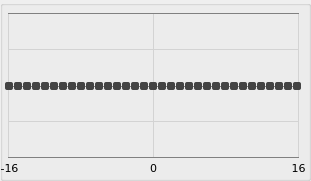
     <widget class="QGroupBox" name="tracking_groupBox">
      <property name="geometry">
       <rect>
        <x>3</x>
        <y>50</y>
        <width>311</width>
        <height>181</height>
       </rect>
      </property>
      <property name="styleSheet">
       <string notr="true">QSlider::groove:vertical {
    background: transparent;
    position: absolute; 
    left: 0px;
	right: 0px;
	width:8px;
}
QSlider::handle:vertical {
    height: 8px;
    background: #444;
    margin: 0 0px;
	border-radius: 2px;
}

QSlider::add-page:vertical {
    background: transparent;
	border-radius:0px;
}

QSlider::sub-page:vertical {
    background: transparent;
	border-radius:2px;
}
QSlider {
    background: transparent;

}</string>
      </property>
      <property name="title">
       <string/>
      </property>
      <widget class="QSlider" name="tracking_point_m15">
       <property name="geometry">
        <rect>
         <x>13</x>
         <y>10</y>
         <width>10</width>
         <height>151</height>
        </rect>
       </property>
       <property name="focusPolicy">
        <enum>Qt::WheelFocus</enum>
       </property>
       <property name="styleSheet">
        <string notr="true"/>
       </property>
       <property name="minimum">
        <number>-100</number>
       </property>
       <property name="maximum">
        <number>100</number>
       </property>
       <property name="orientation">
        <enum>Qt::Vertical</enum>
       </property>
      </widget>
      <widget class="QSlider" name="tracking_point_m14">
       <property name="geometry">
        <rect>
         <x>22</x>
         <y>10</y>
         <width>10</width>
         <height>151</height>
        </rect>
       </property>
       <property name="focusPolicy">
        <enum>Qt::WheelFocus</enum>
       </property>
       <property name="styleSheet">
        <string notr="true"/>
       </property>
       <property name="minimum">
        <number>-100</number>
       </property>
       <property name="maximum">
        <number>100</number>
       </property>
       <property name="orientation">
        <enum>Qt::Vertical</enum>
       </property>
      </widget>
      <widget class="QSlider" name="tracking_point_m13">
       <property name="geometry">
        <rect>
         <x>31</x>
         <y>10</y>
         <width>10</width>
         <height>151</height>
        </rect>
       </property>
       <property name="focusPolicy">
        <enum>Qt::WheelFocus</enum>
       </property>
       <property name="styleSheet">
        <string notr="true"/>
       </property>
       <property name="minimum">
        <number>-100</number>
       </property>
       <property name="maximum">
        <number>100</number>
       </property>
       <property name="orientation">
        <enum>Qt::Vertical</enum>
       </property>
      </widget>
      <widget class="QSlider" name="tracking_point_m12">
       <property name="geometry">
        <rect>
         <x>40</x>
         <y>10</y>
         <width>10</width>
         <height>151</height>
        </rect>
       </property>
       <property name="focusPolicy">
        <enum>Qt::WheelFocus</enum>
       </property>
       <property name="styleSheet">
        <string notr="true"/>
       </property>
       <property name="minimum">
        <number>-100</number>
       </property>
       <property name="maximum">
        <number>100</number>
       </property>
       <property name="orientation">
        <enum>Qt::Vertical</enum>
       </property>
      </widget>
      <widget class="QSlider" name="tracking_point_m11">
       <property name="geometry">
        <rect>
         <x>49</x>
         <y>10</y>
         <width>10</width>
         <height>151</height>
        </rect>
       </property>
       <property name="focusPolicy">
        <enum>Qt::WheelFocus</enum>
       </property>
       <property name="styleSheet">
        <string notr="true"/>
       </property>
       <property name="minimum">
        <number>-100</number>
       </property>
       <property name="maximum">
        <number>100</number>
       </property>
       <property name="orientation">
        <enum>Qt::Vertical</enum>
       </property>
      </widget>
      <widget class="QSlider" name="tracking_point_m10">
       <property name="geometry">
        <rect>
         <x>58</x>
         <y>10</y>
         <width>10</width>
         <height>151</height>
        </rect>
       </property>
       <property name="focusPolicy">
        <enum>Qt::WheelFocus</enum>
       </property>
       <property name="styleSheet">
        <string notr="true"/>
       </property>
       <property name="minimum">
        <number>-100</number>
       </property>
       <property name="maximum">
        <number>100</number>
       </property>
       <property name="orientation">
        <enum>Qt::Vertical</enum>
       </property>
      </widget>
      <widget class="QSlider" name="tracking_point_m9">
       <property name="geometry">
        <rect>
         <x>67</x>
         <y>10</y>
         <width>10</width>
         <height>151</height>
        </rect>
       </property>
       <property name="focusPolicy">
        <enum>Qt::WheelFocus</enum>
       </property>
       <property name="styleSheet">
        <string notr="true"/>
       </property>
       <property name="minimum">
        <number>-100</number>
       </property>
       <property name="maximum">
        <number>100</number>
       </property>
       <property name="value">
        <number>0</number>
       </property>
       <property name="orientation">
        <enum>Qt::Vertical</enum>
       </property>
      </widget>
      <widget class="QSlider" name="tracking_point_m8">
       <property name="geometry">
        <rect>
         <x>76</x>
         <y>10</y>
         <width>10</width>
         <height>151</height>
        </rect>
       </property>
       <property name="focusPolicy">
        <enum>Qt::WheelFocus</enum>
       </property>
       <property name="styleSheet">
        <string notr="true"/>
       </property>
       <property name="minimum">
        <number>-100</number>
       </property>
       <property name="maximum">
        <number>100</number>
       </property>
       <property name="orientation">
        <enum>Qt::Vertical</enum>
       </property>
      </widget>
      <widget class="QSlider" name="tracking_point_m7">
       <property name="geometry">
        <rect>
         <x>85</x>
         <y>10</y>
         <width>10</width>
         <height>151</height>
        </rect>
       </property>
       <property name="focusPolicy">
        <enum>Qt::WheelFocus</enum>
       </property>
       <property name="styleSheet">
        <string notr="true"/>
       </property>
       <property name="minimum">
        <number>-100</number>
       </property>
       <property name="maximum">
        <number>100</number>
       </property>
       <property name="orientation">
        <enum>Qt::Vertical</enum>
       </property>
      </widget>
      <widget class="QSlider" name="tracking_point_m6">
       <property name="geometry">
        <rect>
         <x>94</x>
         <y>10</y>
         <width>10</width>
         <height>151</height>
        </rect>
       </property>
       <property name="focusPolicy">
        <enum>Qt::WheelFocus</enum>
       </property>
       <property name="styleSheet">
        <string notr="true"/>
       </property>
       <property name="minimum">
        <number>-100</number>
       </property>
       <property name="maximum">
        <number>100</number>
       </property>
       <property name="orientation">
        <enum>Qt::Vertical</enum>
       </property>
      </widget>
      <widget class="QSlider" name="tracking_point_m5">
       <property name="geometry">
        <rect>
         <x>103</x>
         <y>10</y>
         <width>10</width>
         <height>151</height>
        </rect>
       </property>
       <property name="focusPolicy">
        <enum>Qt::WheelFocus</enum>
       </property>
       <property name="styleSheet">
        <string notr="true"/>
       </property>
       <property name="minimum">
        <number>-100</number>
       </property>
       <property name="maximum">
        <number>100</number>
       </property>
       <property name="value">
        <number>0</number>
       </property>
       <property name="orientation">
        <enum>Qt::Vertical</enum>
       </property>
      </widget>
      <widget class="QSlider" name="tracking_point_m4">
       <property name="geometry">
        <rect>
         <x>112</x>
         <y>10</y>
         <width>10</width>
         <height>151</height>
        </rect>
       </property>
       <property name="focusPolicy">
        <enum>Qt::WheelFocus</enum>
       </property>
       <property name="styleSheet">
        <string notr="true"/>
       </property>
       <property name="minimum">
        <number>-100</number>
       </property>
       <property name="maximum">
        <number>100</number>
       </property>
       <property name="orientation">
        <enum>Qt::Vertical</enum>
       </property>
      </widget>
      <widget class="QSlider" name="tracking_point_m16">
       <property name="geometry">
        <rect>
         <x>4</x>
         <y>10</y>
         <width>10</width>
         <height>151</height>
        </rect>
       </property>
       <property name="focusPolicy">
        <enum>Qt::WheelFocus</enum>
       </property>
       <property name="styleSheet">
        <string notr="true"/>
       </property>
       <property name="minimum">
        <number>-100</number>
       </property>
       <property name="maximum">
        <number>100</number>
       </property>
       <property name="orientation">
        <enum>Qt::Vertical</enum>
       </property>
      </widget>
      <widget class="QSlider" name="tracking_point_m3">
       <property name="geometry">
        <rect>
         <x>121</x>
         <y>10</y>
         <width>10</width>
         <height>151</height>
        </rect>
       </property>
       <property name="focusPolicy">
        <enum>Qt::WheelFocus</enum>
       </property>
       <property name="styleSheet">
        <string notr="true"/>
       </property>
       <property name="minimum">
        <number>-100</number>
       </property>
       <property name="maximum">
        <number>100</number>
       </property>
       <property name="value">
        <number>0</number>
       </property>
       <property name="orientation">
        <enum>Qt::Vertical</enum>
       </property>
      </widget>
      <widget class="QSlider" name="tracking_point_m2">
       <property name="geometry">
        <rect>
         <x>130</x>
         <y>10</y>
         <width>10</width>
         <height>151</height>
        </rect>
       </property>
       <property name="focusPolicy">
        <enum>Qt::WheelFocus</enum>
       </property>
       <property name="styleSheet">
        <string notr="true"/>
       </property>
       <property name="minimum">
        <number>-100</number>
       </property>
       <property name="maximum">
        <number>100</number>
       </property>
       <property name="orientation">
        <enum>Qt::Vertical</enum>
       </property>
      </widget>
      <widget class="QSlider" name="tracking_point_m1">
       <property name="geometry">
        <rect>
         <x>139</x>
         <y>10</y>
         <width>10</width>
         <height>151</height>
        </rect>
       </property>
       <property name="focusPolicy">
        <enum>Qt::WheelFocus</enum>
       </property>
       <property name="styleSheet">
        <string notr="true"/>
       </property>
       <property name="minimum">
        <number>-100</number>
       </property>
       <property name="maximum">
        <number>100</number>
       </property>
       <property name="orientation">
        <enum>Qt::Vertical</enum>
       </property>
      </widget>
      <widget class="QSlider" name="tracking_point_4">
       <property name="geometry">
        <rect>
         <x>184</x>
         <y>10</y>
         <width>10</width>
         <height>151</height>
        </rect>
       </property>
       <property name="focusPolicy">
        <enum>Qt::WheelFocus</enum>
       </property>
       <property name="styleSheet">
        <string notr="true"/>
       </property>
       <property name="minimum">
        <number>-100</number>
       </property>
       <property name="maximum">
        <number>100</number>
       </property>
       <property name="orientation">
        <enum>Qt::Vertical</enum>
       </property>
      </widget>
      <widget class="QSlider" name="tracking_point_8">
       <property name="geometry">
        <rect>
         <x>220</x>
         <y>10</y>
         <width>10</width>
         <height>151</height>
        </rect>
       </property>
       <property name="focusPolicy">
        <enum>Qt::WheelFocus</enum>
       </property>
       <property name="styleSheet">
        <string notr="true"/>
       </property>
       <property name="minimum">
        <number>-100</number>
       </property>
       <property name="maximum">
        <number>100</number>
       </property>
       <property name="orientation">
        <enum>Qt::Vertical</enum>
       </property>
      </widget>
      <widget class="QSlider" name="tracking_point_12">
       <property name="geometry">
        <rect>
         <x>256</x>
         <y>10</y>
         <width>10</width>
         <height>151</height>
        </rect>
       </property>
       <property name="focusPolicy">
        <enum>Qt::WheelFocus</enum>
       </property>
       <property name="styleSheet">
        <string notr="true"/>
       </property>
       <property name="minimum">
        <number>-100</number>
       </property>
       <property name="maximum">
        <number>100</number>
       </property>
       <property name="orientation">
        <enum>Qt::Vertical</enum>
       </property>
      </widget>
      <widget class="QSlider" name="tracking_point_16">
       <property name="geometry">
        <rect>
         <x>292</x>
         <y>10</y>
         <width>10</width>
         <height>151</height>
        </rect>
       </property>
       <property name="focusPolicy">
        <enum>Qt::WheelFocus</enum>
       </property>
       <property name="styleSheet">
        <string notr="true"/>
       </property>
       <property name="minimum">
        <number>-100</number>
       </property>
       <property name="maximum">
        <number>100</number>
       </property>
       <property name="orientation">
        <enum>Qt::Vertical</enum>
       </property>
      </widget>
      <widget class="QSlider" name="tracking_point_0">
       <property name="geometry">
        <rect>
         <x>148</x>
         <y>10</y>
         <width>10</width>
         <height>151</height>
        </rect>
       </property>
       <property name="focusPolicy">
        <enum>Qt::WheelFocus</enum>
       </property>
       <property name="minimum">
        <number>-100</number>
       </property>
       <property name="maximum">
        <number>100</number>
       </property>
       <property name="orientation">
        <enum>Qt::Vertical</enum>
       </property>
       <property name="tickPosition">
        <enum>QSlider::TicksAbove</enum>
       </property>
       <property name="tickInterval">
        <number>100</number>
       </property>
      </widget>
      <widget class="QSlider" name="tracking_point_6">
       <property name="geometry">
        <rect>
         <x>202</x>
         <y>10</y>
         <width>10</width>
         <height>151</height>
        </rect>
       </property>
       <property name="focusPolicy">
        <enum>Qt::WheelFocus</enum>
       </property>
       <property name="styleSheet">
        <string notr="true"/>
       </property>
       <property name="minimum">
        <number>-100</number>
       </property>
       <property name="maximum">
        <number>100</number>
       </property>
       <property name="orientation">
        <enum>Qt::Vertical</enum>
       </property>
      </widget>
      <widget class="QSlider" name="tracking_point_13">
       <property name="geometry">
        <rect>
         <x>265</x>
         <y>10</y>
         <width>10</width>
         <height>151</height>
        </rect>
       </property>
       <property name="focusPolicy">
        <enum>Qt::WheelFocus</enum>
       </property>
       <property name="styleSheet">
        <string notr="true"/>
       </property>
       <property name="minimum">
        <number>-100</number>
       </property>
       <property name="maximum">
        <number>100</number>
       </property>
       <property name="orientation">
        <enum>Qt::Vertical</enum>
       </property>
      </widget>
      <widget class="QSlider" name="tracking_point_14">
       <property name="geometry">
        <rect>
         <x>274</x>
         <y>10</y>
         <width>10</width>
         <height>151</height>
        </rect>
       </property>
       <property name="focusPolicy">
        <enum>Qt::WheelFocus</enum>
       </property>
       <property name="styleSheet">
        <string notr="true"/>
       </property>
       <property name="minimum">
        <number>-100</number>
       </property>
       <property name="maximum">
        <number>100</number>
       </property>
       <property name="orientation">
        <enum>Qt::Vertical</enum>
       </property>
      </widget>
      <widget class="QSlider" name="tracking_point_7">
       <property name="geometry">
        <rect>
         <x>211</x>
         <y>10</y>
         <width>10</width>
         <height>151</height>
        </rect>
       </property>
       <property name="focusPolicy">
        <enum>Qt::WheelFocus</enum>
       </property>
       <property name="styleSheet">
        <string notr="true"/>
       </property>
       <property name="minimum">
        <number>-100</number>
       </property>
       <property name="maximum">
        <number>100</number>
       </property>
       <property name="orientation">
        <enum>Qt::Vertical</enum>
       </property>
      </widget>
      <widget class="QSlider" name="tracking_point_5">
       <property name="geometry">
        <rect>
         <x>193</x>
         <y>10</y>
         <width>10</width>
         <height>151</height>
        </rect>
       </property>
       <property name="focusPolicy">
        <enum>Qt::WheelFocus</enum>
       </property>
       <property name="styleSheet">
        <string notr="true"/>
       </property>
       <property name="minimum">
        <number>-100</number>
       </property>
       <property name="maximum">
        <number>100</number>
       </property>
       <property name="orientation">
        <enum>Qt::Vertical</enum>
       </property>
      </widget>
      <widget class="QSlider" name="tracking_point_3">
       <property name="geometry">
        <rect>
         <x>175</x>
         <y>10</y>
         <width>10</width>
         <height>151</height>
        </rect>
       </property>
       <property name="focusPolicy">
        <enum>Qt::WheelFocus</enum>
       </property>
       <property name="styleSheet">
        <string notr="true"/>
       </property>
       <property name="minimum">
        <number>-100</number>
       </property>
       <property name="maximum">
        <number>100</number>
       </property>
       <property name="orientation">
        <enum>Qt::Vertical</enum>
       </property>
      </widget>
      <widget class="QSlider" name="tracking_point_1">
       <property name="geometry">
        <rect>
         <x>157</x>
         <y>10</y>
         <width>10</width>
         <height>151</height>
        </rect>
       </property>
       <property name="focusPolicy">
        <enum>Qt::WheelFocus</enum>
       </property>
       <property name="styleSheet">
        <string notr="true"/>
       </property>
       <property name="minimum">
        <number>-100</number>
       </property>
       <property name="maximum">
        <number>100</number>
       </property>
       <property name="orientation">
        <enum>Qt::Vertical</enum>
       </property>
      </widget>
      <widget class="QSlider" name="tracking_point_11">
       <property name="geometry">
        <rect>
         <x>247</x>
         <y>10</y>
         <width>10</width>
         <height>151</height>
        </rect>
       </property>
       <property name="focusPolicy">
        <enum>Qt::WheelFocus</enum>
       </property>
       <property name="styleSheet">
        <string notr="true"/>
       </property>
       <property name="minimum">
        <number>-100</number>
       </property>
       <property name="maximum">
        <number>100</number>
       </property>
       <property name="orientation">
        <enum>Qt::Vertical</enum>
       </property>
      </widget>
      <widget class="QSlider" name="tracking_point_9">
       <property name="geometry">
        <rect>
         <x>229</x>
         <y>10</y>
         <width>10</width>
         <height>151</height>
        </rect>
       </property>
       <property name="focusPolicy">
        <enum>Qt::WheelFocus</enum>
       </property>
       <property name="styleSheet">
        <string notr="true"/>
       </property>
       <property name="minimum">
        <number>-100</number>
       </property>
       <property name="maximum">
        <number>100</number>
       </property>
       <property name="orientation">
        <enum>Qt::Vertical</enum>
       </property>
      </widget>
      <widget class="QSlider" name="tracking_point_2">
       <property name="geometry">
        <rect>
         <x>166</x>
         <y>10</y>
         <width>10</width>
         <height>151</height>
        </rect>
       </property>
       <property name="focusPolicy">
        <enum>Qt::WheelFocus</enum>
       </property>
       <property name="styleSheet">
        <string notr="true"/>
       </property>
       <property name="minimum">
        <number>-100</number>
       </property>
       <property name="maximum">
        <number>100</number>
       </property>
       <property name="orientation">
        <enum>Qt::Vertical</enum>
       </property>
      </widget>
      <widget class="QSlider" name="tracking_point_10">
       <property name="geometry">
        <rect>
         <x>238</x>
         <y>10</y>
         <width>10</width>
         <height>151</height>
        </rect>
       </property>
       <property name="focusPolicy">
        <enum>Qt::WheelFocus</enum>
       </property>
       <property name="styleSheet">
        <string notr="true"/>
       </property>
       <property name="minimum">
        <number>-100</number>
       </property>
       <property name="maximum">
        <number>100</number>
       </property>
       <property name="orientation">
        <enum>Qt::Vertical</enum>
       </property>
      </widget>
      <widget class="QSlider" name="tracking_point_15">
       <property name="geometry">
        <rect>
         <x>283</x>
         <y>10</y>
         <width>10</width>
         <height>151</height>
        </rect>
       </property>
       <property name="focusPolicy">
        <enum>Qt::WheelFocus</enum>
       </property>
       <property name="styleSheet">
        <string notr="true"/>
       </property>
       <property name="minimum">
        <number>-100</number>
       </property>
       <property name="maximum">
        <number>100</number>
       </property>
       <property name="orientation">
        <enum>Qt::Vertical</enum>
       </property>
      </widget>
      <widget class="Line" name="line_n100">
       <property name="geometry">
        <rect>
         <x>8</x>
         <y>142</y>
         <width>291</width>
         <height>31</height>
        </rect>
       </property>
       <property name="styleSheet">
        <string notr="true">background:transparent;color:grey</string>
       </property>
       <property name="frameShadow">
        <enum>QFrame::Plain</enum>
       </property>
       <property name="orientation">
        <enum>Qt::Horizontal</enum>
       </property>
      </widget>
      <widget class="Line" name="line_100">
       <property name="geometry">
        <rect>
         <x>8</x>
         <y>-2</y>
         <width>291</width>
         <height>31</height>
        </rect>
       </property>
       <property name="styleSheet">
        <string notr="true">background:transparent;color:grey</string>
       </property>
       <property name="frameShadow">
        <enum>QFrame::Plain</enum>
       </property>
       <property name="orientation">
        <enum>Qt::Horizontal</enum>
       </property>
      </widget>
      <widget class="Line" name="line_0">
       <property name="geometry">
        <rect>
         <x>8</x>
         <y>71</y>
         <width>291</width>
         <height>31</height>
        </rect>
       </property>
       <property name="styleSheet">
        <string notr="true">background:transparent;color:grey</string>
       </property>
       <property name="frameShadow">
        <enum>QFrame::Plain</enum>
       </property>
       <property name="orientation">
        <enum>Qt::Horizontal</enum>
       </property>
      </widget>
      <widget class="Line" name="line_n50">
       <property name="geometry">
        <rect>
         <x>8</x>
         <y>106</y>
         <width>291</width>
         <height>31</height>
        </rect>
       </property>
       <property name="styleSheet">
        <string notr="true">background:transparent;color:lightgrey</string>
       </property>
       <property name="frameShadow">
        <enum>QFrame::Plain</enum>
       </property>
       <property name="orientation">
        <enum>Qt::Horizontal</enum>
       </property>
      </widget>
      <widget class="Line" name="line_50">
       <property name="geometry">
        <rect>
         <x>8</x>
         <y>34</y>
         <width>291</width>
         <height>31</height>
        </rect>
       </property>
       <property name="styleSheet">
        <string notr="true">background:transparent;color:lightgrey</string>
       </property>
       <property name="frameShadow">
        <enum>QFrame::Plain</enum>
       </property>
       <property name="orientation">
        <enum>Qt::Horizontal</enum>
       </property>
      </widget>
      <widget class="Line" name="line_centre">
       <property name="geometry">
        <rect>
         <x>138</x>
         <y>14</y>
         <width>31</width>
         <height>143</height>
        </rect>
       </property>
       <property name="styleSheet">
        <string notr="true">background:transparent;color:lightgrey</string>
       </property>
       <property name="frameShadow">
        <enum>QFrame::Plain</enum>
       </property>
       <property name="orientation">
        <enum>Qt::Vertical</enum>
       </property>
      </widget>
      <widget class="Line" name="line_left">
       <property name="geometry">
        <rect>
         <x>-7</x>
         <y>14</y>
         <width>31</width>
         <height>143</height>
        </rect>
       </property>
       <property name="styleSheet">
        <string notr="true">background:transparent;color:lightgrey</string>
       </property>
       <property name="frameShadow">
        <enum>QFrame::Plain</enum>
       </property>
       <property name="orientation">
        <enum>Qt::Vertical</enum>
       </property>
      </widget>
      <widget class="Line" name="line_right">
       <property name="geometry">
        <rect>
         <x>283</x>
         <y>14</y>
         <width>31</width>
         <height>143</height>
        </rect>
       </property>
       <property name="styleSheet">
        <string notr="true">background:transparent;color:lightgrey</string>
       </property>
       <property name="frameShadow">
        <enum>QFrame::Plain</enum>
       </property>
       <property name="orientation">
        <enum>Qt::Vertical</enum>
       </property>
      </widget>
      <widget class="QLabel" name="label_tracking_n16">
       <property name="geometry">
        <rect>
         <x>-1</x>
         <y>160</y>
         <width>21</width>
         <height>16</height>
        </rect>
       </property>
       <property name="font">
        <font>
         <family>DejaVu Sans</family>
         <pointsize>8</pointsize>
        </font>
       </property>
       <property name="styleSheet">
        <string notr="true"/>
       </property>
       <property name="text">
        <string>-16</string>
       </property>
       <property name="alignment">
        <set>Qt::AlignCenter</set>
       </property>
      </widget>
      <widget class="QLabel" name="label_tracking_16">
       <property name="geometry">
        <rect>
         <x>288</x>
         <y>160</y>
         <width>21</width>
         <height>16</height>
        </rect>
       </property>
       <property name="font">
        <font>
         <family>DejaVu Sans</family>
         <pointsize>8</pointsize>
        </font>
       </property>
       <property name="styleSheet">
        <string notr="true"/>
       </property>
       <property name="text">
        <string>16</string>
       </property>
       <property name="alignment">
        <set>Qt::AlignCenter</set>
       </property>
      </widget>
      <widget class="QLabel" name="label_tracking_17">
       <property name="geometry">
        <rect>
         <x>143</x>
         <y>160</y>
         <width>21</width>
         <height>16</height>
        </rect>
       </property>
       <property name="font">
        <font>
         <family>DejaVu Sans</family>
         <pointsize>8</pointsize>
        </font>
       </property>
       <property name="styleSheet">
        <string notr="true"/>
       </property>
       <property name="text">
        <string>0</string>
       </property>
       <property name="alignment">
        <set>Qt::AlignCenter</set>
       </property>
      </widget>
      <zorder>line_n50</zorder>
      <zorder>line_50</zorder>
      <zorder>line_right</zorder>
      <zorder>line_left</zorder>
      <zorder>line_centre</zorder>
      <zorder>line_100</zorder>
      <zorder>line_0</zorder>
      <zorder>line_n100</zorder>
      <zorder>tracking_point_m15</zorder>
      <zorder>tracking_point_m14</zorder>
      <zorder>tracking_point_m13</zorder>
      <zorder>tracking_point_m12</zorder>
      <zorder>tracking_point_m11</zorder>
      <zorder>tracking_point_m10</zorder>
      <zorder>tracking_point_m9</zorder>
      <zorder>tracking_point_m8</zorder>
      <zorder>tracking_point_m7</zorder>
      <zorder>tracking_point_m6</zorder>
      <zorder>tracking_point_m5</zorder>
      <zorder>tracking_point_m4</zorder>
      <zorder>tracking_point_m16</zorder>
      <zorder>tracking_point_m3</zorder>
      <zorder>tracking_point_m2</zorder>
      <zorder>tracking_point_m1</zorder>
      <zorder>tracking_point_4</zorder>
      <zorder>tracking_point_8</zorder>
      <zorder>tracking_point_12</zorder>
      <zorder>tracking_point_16</zorder>
      <zorder>tracking_point_6</zorder>
      <zorder>tracking_point_13</zorder>
      <zorder>tracking_point_14</zorder>
      <zorder>tracking_point_7</zorder>
      <zorder>tracking_point_5</zorder>
      <zorder>tracking_point_3</zorder>
      <zorder>tracking_point_1</zorder>
      <zorder>tracking_point_11</zorder>
      <zorder>tracking_point_9</zorder>
      <zorder>tracking_point_2</zorder>
      <zorder>tracking_point_10</zorder>
      <zorder>tracking_point_15</zorder>
      <zorder>tracking_point_0</zorder>
      <zorder>label_tracking_n16</zorder>
      <zorder>label_tracking_16</zorder>
      <zorder>label_tracking_17</zorder>
     </widget>
